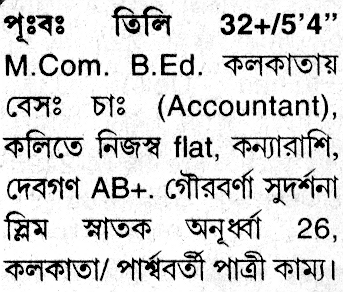
%> input picture Word Segmentation/Test_Images/6.tif, 343 x 292 px
$ octave WordSeg.m   (GNU Octave 9; MATLAB toolbox functions it lacks are replaced by stand-ins)
%> lines starting %> are read from the running program, lines starting %| are printed output that depends on the picture; in (x1, y1, x2, y2) boxes, pixels count from 0 and x2, y2 are one past the last pixel; in counts of white or black regions, pixels touching at a corner belong together; the program's own positions count from 1
clc;
clear all;
close all;
% Program for testing RGB2BW image conversion

previous = 0;
startline = [];
endline = [];

img = imread('C:\Users\Spider\Desktop\MATLAB\PatternRecognization\Test_Images\6.tif');
%> img is the input picture: size 292x343 uint8; min 0, max 255, mean 210.2
original = img;
sizeHW = size(img);  %get the size matrix of the image
%> sizeHW = [292 343]
sizeH = sizeHW(1);  % get Height - from the sizeHW
%> sizeH = 292
sizeW = sizeHW(2);  % get Width - from the sizeHW
%> sizeW = 343

img = im2bw(img, 0.60);
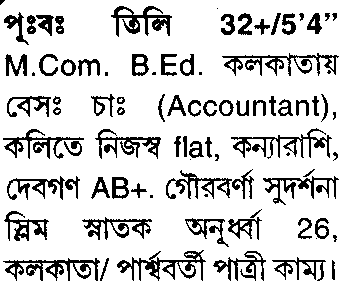
%> img: size 292x343 logical; 83.5% white; 86 black regions (14 under 20 px), largest, box (x1, y1, x2, y2) and area: (222, 53, 339, 76) 903, (3, 258, 100, 281) 880, (117, 250, 206, 281) 858
img = ~(img);
img = bwareaopen(img, 10);

for colindex = 2:sizeH
    if ((sum(img(colindex,:)')== 0) && (previous == 1)) % blank line
        previous = 0;
        endline = [endline colindex];
        original(colindex,:) = zeros(1,sizeW);
    elseif (sum(img(colindex,:)') ~= 0) && (previous == 0) %got some letters
        previous = 1;
        startline = [startline colindex-1];
        original(colindex-1,:) = zeros(1,sizeW);
    end
end
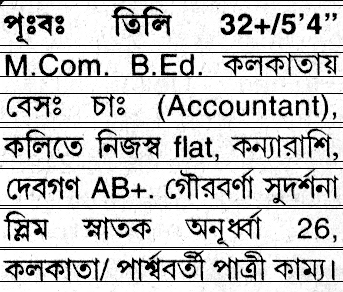
%> original: size 292x343 uint8; 5.14% of pixels changed, all inside (x1, y1, x2, y2) = (0, 0, 343, 282)
%> after the loop, endline = [6 46 77 123 162 206 248 282]; previous = 0; startline = [1 6 53 94 128 169 209 250]

%imshow(original)
tlinenum = size(startline);
%> tlinenum = [1 8]
inlinesum = 0;
prevmark = 0;
gapping = 0;
threshold = 7;
linethreshold = 5;

% wordstart = [];
% wordend = [];
wordpos = [];
wordnumperline = 0;
wordnumperlinearray = [];

for totalline = 1:tlinenum(2)
    for rowwise = 1:sizeW
        for inline = startline(totalline)+1:endline(totalline)-1
            inlinesum = inlinesum + img(inline,rowwise);
        end
        % word seg marking should be done here
        if inlinesum~=0 && prevmark==0
            for inline = startline(totalline)+1:endline(totalline)-1
%> (the run ends here)

$ run again, with Word Segmentation/Test_Images/1.tif copied over Word Segmentation/Test_Images/6.tif
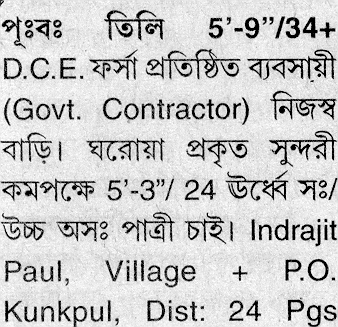
%> input picture Word Segmentation/Test_Images/1.tif, 338 x 327 px
%> img is the input picture: size 327x338 uint8; min 0, max 255, mean 200.4
%> `img = im2bw(img, 0.60);`:
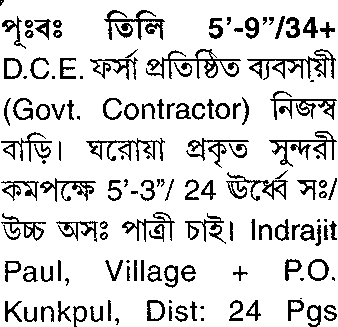
%> img: size 327x338 logical; 85.1% white; black in thin lines or dots
%> after the loop `for colindex = 2:sizeH`:
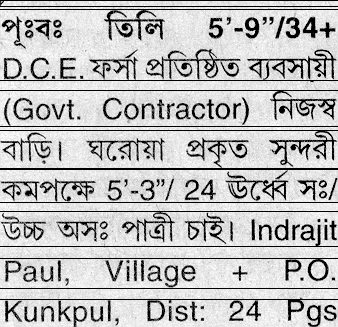
%> original: size 327x338 uint8; 4.59% of pixels changed, all inside (x1, y1, x2, y2) = (0, 0, 338, 300)
%> after the loop `for colindex = 2:sizeH`: endline = [7 81 127 169 203 247 289]; startline = [1 10 91 131 170 212 259 300]
